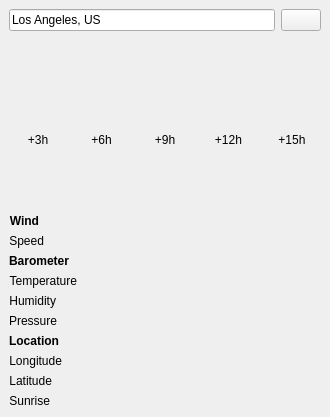
<?xml version="1.0" encoding="UTF-8"?>
<ui version="4.0">
 <class>MainWindow</class>
 <widget class="QMainWindow" name="MainWindow">
  <property name="geometry">
   <rect>
    <x>0</x>
    <y>0</y>
    <width>330</width>
    <height>417</height>
   </rect>
  </property>
  <property name="windowTitle">
   <string>Raindar</string>
  </property>
  <widget class="QWidget" name="centralwidget">
   <layout class="QHBoxLayout" name="horizontalLayout">
    <item>
     <layout class="QVBoxLayout" name="verticalLayout">
      <item>
       <layout class="QHBoxLayout" name="horizontalLayout_3">
        <item>
         <widget class="QLineEdit" name="lineEdit">
          <property name="text">
           <string>Los Angeles, US</string>
          </property>
         </widget>
        </item>
        <item>
         <widget class="QPushButton" name="pushButton">
          <property name="text">
           <string/>
          </property>
          <property name="icon">
           <iconset>
            <normaloff>images/arrow-circle-225.png</normaloff>images/arrow-circle-225.png</iconset>
          </property>
         </widget>
        </item>
       </layout>
      </item>
      <item>
       <layout class="QHBoxLayout" name="horizontalLayout_4">
        <item>
         <widget class="QLabel" name="weatherIcon">
          <property name="sizePolicy">
           <sizepolicy hsizetype="Maximum" vsizetype="Preferred">
            <horstretch>0</horstretch>
            <verstretch>0</verstretch>
           </sizepolicy>
          </property>
          <property name="minimumSize">
           <size>
            <width>16</width>
            <height>16</height>
           </size>
          </property>
          <property name="maximumSize">
           <size>
            <width>16</width>
            <height>16</height>
           </size>
          </property>
          <property name="text">
           <string/>
          </property>
         </widget>
        </item>
        <item>
         <widget class="QLabel" name="weatherLabel">
          <property name="text">
           <string/>
          </property>
         </widget>
        </item>
       </layout>
      </item>
      <item>
       <layout class="QGridLayout" name="gridLayout_2">
        <item row="1" column="3">
         <widget class="QLabel" name="forecastIcon4">
          <property name="sizePolicy">
           <sizepolicy hsizetype="MinimumExpanding" vsizetype="Preferred">
            <horstretch>0</horstretch>
            <verstretch>0</verstretch>
           </sizepolicy>
          </property>
          <property name="minimumSize">
           <size>
            <width>16</width>
            <height>16</height>
           </size>
          </property>
          <property name="maximumSize">
           <size>
            <width>200</width>
            <height>16</height>
           </size>
          </property>
          <property name="baseSize">
           <size>
            <width>0</width>
            <height>0</height>
           </size>
          </property>
          <property name="text">
           <string/>
          </property>
          <property name="alignment">
           <set>Qt::AlignCenter</set>
          </property>
         </widget>
        </item>
        <item row="2" column="1">
         <widget class="QLabel" name="forecastTemp2">
          <property name="text">
           <string/>
          </property>
         </widget>
        </item>
        <item row="2" column="4">
         <widget class="QLabel" name="forecastTemp5">
          <property name="text">
           <string/>
          </property>
         </widget>
        </item>
        <item row="2" column="3">
         <widget class="QLabel" name="forecastTemp4">
          <property name="text">
           <string/>
          </property>
         </widget>
        </item>
        <item row="1" column="1">
         <widget class="QLabel" name="forecastIcon2">
          <property name="sizePolicy">
           <sizepolicy hsizetype="MinimumExpanding" vsizetype="Preferred">
            <horstretch>0</horstretch>
            <verstretch>0</verstretch>
           </sizepolicy>
          </property>
          <property name="minimumSize">
           <size>
            <width>16</width>
            <height>16</height>
           </size>
          </property>
          <property name="maximumSize">
           <size>
            <width>200</width>
            <height>16</height>
           </size>
          </property>
          <property name="baseSize">
           <size>
            <width>0</width>
            <height>0</height>
           </size>
          </property>
          <property name="text">
           <string/>
          </property>
          <property name="alignment">
           <set>Qt::AlignCenter</set>
          </property>
         </widget>
        </item>
        <item row="1" column="4">
         <widget class="QLabel" name="forecastIcon5">
          <property name="sizePolicy">
           <sizepolicy hsizetype="MinimumExpanding" vsizetype="Preferred">
            <horstretch>0</horstretch>
            <verstretch>0</verstretch>
           </sizepolicy>
          </property>
          <property name="minimumSize">
           <size>
            <width>16</width>
            <height>16</height>
           </size>
          </property>
          <property name="maximumSize">
           <size>
            <width>200</width>
            <height>16</height>
           </size>
          </property>
          <property name="baseSize">
           <size>
            <width>0</width>
            <height>0</height>
           </size>
          </property>
          <property name="text">
           <string/>
          </property>
          <property name="alignment">
           <set>Qt::AlignCenter</set>
          </property>
         </widget>
        </item>
        <item row="1" column="0">
         <widget class="QLabel" name="forecastIcon1">
          <property name="sizePolicy">
           <sizepolicy hsizetype="MinimumExpanding" vsizetype="Preferred">
            <horstretch>0</horstretch>
            <verstretch>0</verstretch>
           </sizepolicy>
          </property>
          <property name="minimumSize">
           <size>
            <width>16</width>
            <height>16</height>
           </size>
          </property>
          <property name="maximumSize">
           <size>
            <width>200</width>
            <height>16</height>
           </size>
          </property>
          <property name="baseSize">
           <size>
            <width>0</width>
            <height>0</height>
           </size>
          </property>
          <property name="text">
           <string/>
          </property>
          <property name="alignment">
           <set>Qt::AlignCenter</set>
          </property>
         </widget>
        </item>
        <item row="1" column="2">
         <widget class="QLabel" name="forecastIcon3">
          <property name="sizePolicy">
           <sizepolicy hsizetype="MinimumExpanding" vsizetype="Preferred">
            <horstretch>0</horstretch>
            <verstretch>0</verstretch>
           </sizepolicy>
          </property>
          <property name="minimumSize">
           <size>
            <width>16</width>
            <height>16</height>
           </size>
          </property>
          <property name="maximumSize">
           <size>
            <width>200</width>
            <height>16</height>
           </size>
          </property>
          <property name="baseSize">
           <size>
            <width>0</width>
            <height>0</height>
           </size>
          </property>
          <property name="text">
           <string/>
          </property>
          <property name="alignment">
           <set>Qt::AlignCenter</set>
          </property>
         </widget>
        </item>
        <item row="2" column="2">
         <widget class="QLabel" name="forecastTemp3">
          <property name="text">
           <string/>
          </property>
         </widget>
        </item>
        <item row="2" column="0">
         <widget class="QLabel" name="forecastTemp1">
          <property name="text">
           <string/>
          </property>
         </widget>
        </item>
        <item row="0" column="0">
         <widget class="QLabel" name="forecastTime1">
          <property name="text">
           <string>+3h</string>
          </property>
          <property name="alignment">
           <set>Qt::AlignCenter</set>
          </property>
         </widget>
        </item>
        <item row="0" column="1">
         <widget class="QLabel" name="forecastTime2">
          <property name="text">
           <string>+6h</string>
          </property>
          <property name="alignment">
           <set>Qt::AlignCenter</set>
          </property>
         </widget>
        </item>
        <item row="0" column="2">
         <widget class="QLabel" name="forecastTime3">
          <property name="text">
           <string>+9h</string>
          </property>
          <property name="alignment">
           <set>Qt::AlignCenter</set>
          </property>
         </widget>
        </item>
        <item row="0" column="3">
         <widget class="QLabel" name="forecastTime4">
          <property name="text">
           <string>+12h</string>
          </property>
          <property name="alignment">
           <set>Qt::AlignCenter</set>
          </property>
         </widget>
        </item>
        <item row="0" column="4">
         <widget class="QLabel" name="forecastTime5">
          <property name="text">
           <string>+15h</string>
          </property>
          <property name="alignment">
           <set>Qt::AlignCenter</set>
          </property>
         </widget>
        </item>
       </layout>
      </item>
      <item>
       <layout class="QGridLayout" name="gridLayout">
        <item row="1" column="0">
         <layout class="QFormLayout" name="formLayout">
          <item row="2" column="0">
           <widget class="QLabel" name="label_5">
            <property name="font">
             <font>
              <weight>75</weight>
              <bold>true</bold>
             </font>
            </property>
            <property name="text">
             <string>Barometer</string>
            </property>
            <property name="alignment">
             <set>Qt::AlignRight|Qt::AlignTrailing|Qt::AlignVCenter</set>
            </property>
           </widget>
          </item>
          <item row="3" column="0">
           <widget class="QLabel" name="label_6">
            <property name="text">
             <string>Temperature</string>
            </property>
            <property name="alignment">
             <set>Qt::AlignRight|Qt::AlignTrailing|Qt::AlignVCenter</set>
            </property>
           </widget>
          </item>
          <item row="3" column="1">
           <widget class="QLabel" name="temperatureLabel">
            <property name="text">
             <string/>
            </property>
           </widget>
          </item>
          <item row="4" column="0">
           <widget class="QLabel" name="label_7">
            <property name="text">
             <string>Humidity</string>
            </property>
            <property name="alignment">
             <set>Qt::AlignRight|Qt::AlignTrailing|Qt::AlignVCenter</set>
            </property>
           </widget>
          </item>
          <item row="4" column="1">
           <widget class="QLabel" name="humidityLabel">
            <property name="text">
             <string/>
            </property>
           </widget>
          </item>
          <item row="5" column="0">
           <widget class="QLabel" name="label_8">
            <property name="text">
             <string>Pressure</string>
            </property>
            <property name="alignment">
             <set>Qt::AlignRight|Qt::AlignTrailing|Qt::AlignVCenter</set>
            </property>
           </widget>
          </item>
          <item row="5" column="1">
           <widget class="QLabel" name="pressureLabel">
            <property name="text">
             <string/>
            </property>
           </widget>
          </item>
          <item row="6" column="0">
           <widget class="QLabel" name="label">
            <property name="font">
             <font>
              <weight>75</weight>
              <bold>true</bold>
             </font>
            </property>
            <property name="text">
             <string>Location</string>
            </property>
            <property name="alignment">
             <set>Qt::AlignRight|Qt::AlignTrailing|Qt::AlignVCenter</set>
            </property>
           </widget>
          </item>
          <item row="7" column="0">
           <widget class="QLabel" name="label_2">
            <property name="text">
             <string>Longitude</string>
            </property>
            <property name="alignment">
             <set>Qt::AlignRight|Qt::AlignTrailing|Qt::AlignVCenter</set>
            </property>
           </widget>
          </item>
          <item row="7" column="1">
           <widget class="QLabel" name="longitudeLabel">
            <property name="text">
             <string/>
            </property>
           </widget>
          </item>
          <item row="8" column="0">
           <widget class="QLabel" name="label_3">
            <property name="text">
             <string>Latitude</string>
            </property>
            <property name="alignment">
             <set>Qt::AlignRight|Qt::AlignTrailing|Qt::AlignVCenter</set>
            </property>
           </widget>
          </item>
          <item row="8" column="1">
           <widget class="QLabel" name="latitudeLabel">
            <property name="text">
             <string/>
            </property>
           </widget>
          </item>
          <item row="9" column="0">
           <widget class="QLabel" name="label_4">
            <property name="text">
             <string>Sunrise</string>
            </property>
            <property name="alignment">
             <set>Qt::AlignRight|Qt::AlignTrailing|Qt::AlignVCenter</set>
            </property>
           </widget>
          </item>
          <item row="9" column="1">
           <widget class="QLabel" name="sunriseLabel">
            <property name="text">
             <string/>
            </property>
           </widget>
          </item>
          <item row="1" column="0">
           <widget class="QLabel" name="label_9">
            <property name="text">
             <string>Speed</string>
            </property>
            <property name="alignment">
             <set>Qt::AlignRight|Qt::AlignTrailing|Qt::AlignVCenter</set>
            </property>
           </widget>
          </item>
          <item row="0" column="0">
           <widget class="QLabel" name="label_10">
            <property name="font">
             <font>
              <weight>75</weight>
              <bold>true</bold>
             </font>
            </property>
            <property name="text">
             <string>Wind</string>
            </property>
            <property name="alignment">
             <set>Qt::AlignRight|Qt::AlignTrailing|Qt::AlignVCenter</set>
            </property>
           </widget>
          </item>
          <item row="1" column="1">
           <widget class="QLabel" name="windLabel">
            <property name="text">
             <string/>
            </property>
           </widget>
          </item>
          <item row="0" column="1">
           <widget class="QLabel" name="label_11">
            <property name="text">
             <string/>
            </property>
           </widget>
          </item>
          <item row="6" column="1">
           <widget class="QLabel" name="label_13">
            <property name="text">
             <string/>
            </property>
           </widget>
          </item>
          <item row="2" column="1">
           <widget class="QLabel" name="label_12">
            <property name="text">
             <string/>
            </property>
           </widget>
          </item>
         </layout>
        </item>
       </layout>
      </item>
     </layout>
    </item>
   </layout>
  </widget>
 </widget>
 <resources/>
 <connections/>
</ui>
